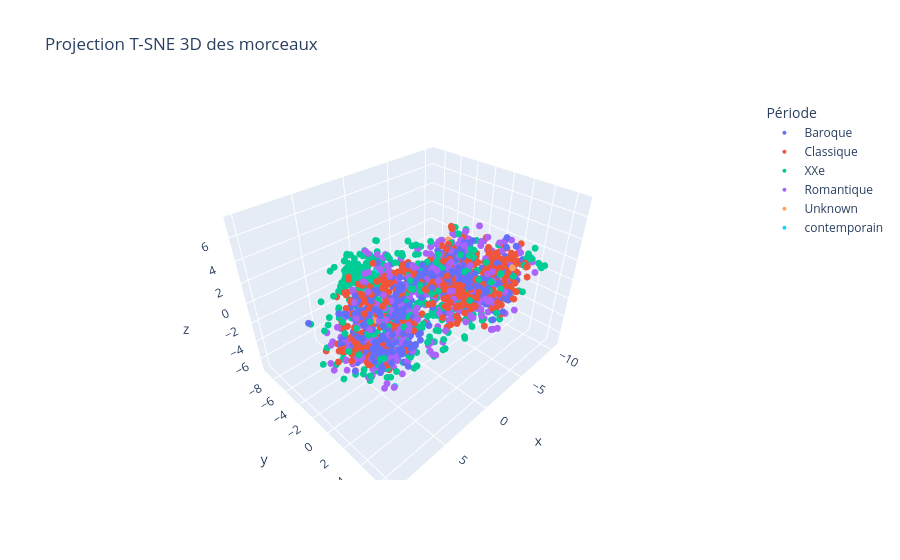

Source (notebook cell):
### Code cell
fig = px.scatter_3d(
    x=X_tsne_3d[:, 0],
    y=X_tsne_3d[:, 1],
    z=X_tsne_3d[:, 2],
    color=periodes,
    labels={'color': 'Période'},
    hover_name=morceaux,
    title="Projection T-SNE 3D des morceaux"
)
fig.update_traces(marker=dict(size=4))
fig.show()

### Figure 1 — Plotly figure (JSON) as saved in the notebook; plotly's stock layout.template omitted (floating-point values rounded to 4 significant figures; data arrays with more than 128 entries replaced by an {"elided": "..."} marker saying what was removed)
{"data": [{"hovertemplate": "<b>%{hovertext}</b><br><br>Période=Baroque<br>x=%{x}<br>y=%{y}<br>z=%{z}<extra></extra>", "hovertext": {"elided": "519 str values"}, "legendgroup": "Baroque", "marker": {"color": "#636efa", "size": 4, "symbol": "circle"}, "mode": "markers", "name": "Baroque", "scene": "scene", "showlegend": true, "type": "scatter3d", "x": {"elided": "519 float values"}, "y": {"elided": "519 float values"}, "z": {"elided": "519 float values"}}, {"hovertemplate": "<b>%{hovertext}</b><br><br>Période=Classique<br>x=%{x}<br>y=%{y}<br>z=%{z}<extra></extra>", "hovertext": {"elided": "555 str values"}, "legendgroup": "Classique", "marker": {"color": "#EF553B", "size": 4, "symbol": "circle"}, "mode": "markers", "name": "Classique", "scene": "scene", "showlegend": true, "type": "scatter3d", "x": {"elided": "555 float values"}, "y": {"elided": "555 float values"}, "z": {"elided": "555 float values"}}, {"hovertemplate": "<b>%{hovertext}</b><br><br>Période=XXe<br>x=%{x}<br>y=%{y}<br>z=%{z}<extra></extra>", "hovertext": {"elided": "506 str values"}, "legendgroup": "XXe", "marker": {"color": "#00cc96", "size": 4, "symbol": "circle"}, "mode": "markers", "name": "XXe", "scene": "scene", "showlegend": true, "type": "scatter3d", "x": {"elided": "506 float values"}, "y": {"elided": "506 float values"}, "z": {"elided": "506 float values"}}, {"hovertemplate": "<b>%{hovertext}</b><br><br>Période=Romantique<br>x=%{x}<br>y=%{y}<br>z=%{z}<extra></extra>", "hovertext": {"elided": "394 str values"}, "legendgroup": "Romantique", "marker": {"color": "#ab63fa", "size": 4, "symbol": "circle"}, "mode": "markers", "name": "Romantique", "scene": "scene", "showlegend": true, "type": "scatter3d", "x": {"elided": "394 float values"}, "y": {"elided": "394 float values"}, "z": {"elided": "394 float values"}}, {"hovertemplate": "<b>%{hovertext}</b><br><br>Période=Unknown<br>x=%{x}<br>y=%{y}<br>z=%{z}<extra></extra>", "hovertext": ["orchestra_romantic/CrossEra-0616_Borodin_symphony_no.3_in_a_minor_moderato_assai.mp3", "orchestra_romantic/CrossEra-0673_Liszt_poems__mazeppa.mp3", "orchestra_romantic/CrossEra-0674_Liszt_poems__prometheus.mp3", "orchestra_romantic/CrossEra-0776_Verdi_Overt_giovanna_darco_sinfonia.mp3", "piano_classical/CrossEra-1016_Cimarosa_Piano_sonata_no._24_in_b-flat_minor_major___andantino.mp3"], "legendgroup": "Unknown", "marker": {"color": "#FFA15A", "size": 4, "symbol": "circle"}, "mode": "markers", "name": "Unknown", "scene": "scene", "showlegend": true, "type": "scatter3d", "x": [-5.023, 1.607, 2.18, -4.683, 0.83], "y": [-1.977, -6.197, -3.835, 4.937, -4.739], "z": [2.701, -4.588, -3.222, 3.101, -4.538]}, {"hovertemplate": "<b>%{hovertext}</b><br><br>Période=contemporain<br>x=%{x}<br>y=%{y}<br>z=%{z}<extra></extra>", "hovertext": ["piano_modern/CrossEra-1215_Boulez_deuxieme_sonate_extremement_rapide__encore_plus_vif.mp3", "piano_modern/CrossEra-1216_Boulez_deuxieme_sonate_lent.mp3", "piano_modern/CrossEra-1217_Boulez_deuxieme_sonate_modere._preque_vif.mp3", "piano_modern/CrossEra-1218_Boulez_deuxieme_sonate_vif__tres_modere...tres_librement.mp3", "piano_modern/CrossEra-1219_Boulez_premiere_sonate_lent__beaucoup_plus_allant.mp3", "piano_modern/CrossEra-1220_Boulez_premiere_sonate_rapide.mp3", "piano_modern/CrossEra-1221_Boulez_troisieme_sonate_commentaire.mp3", "piano_modern/CrossEra-1222_Boulez_troisieme_sonate_constellation__miroire.mp3", "piano_modern/CrossEra-1223_Boulez_troisieme_sonate_glose.mp3", "piano_modern/CrossEra-1224_Boulez_troisieme_sonate_parenthese.mp3", "piano_modern/CrossEra-1225_Boulez_troisieme_sonate_texte.mp3"], "legendgroup": "contemporain", "marker": {"color": "#19d3f3", "size": 4, "symbol": "circle"}, "mode": "markers", "name": "contemporain", "scene": "scene", "showlegend": true, "type": "scatter3d", "x": [0.9354, 0.3852, 1.372, 0.8789, 1.403, 1.221, 0.3633, 0.3706, -2.235, 0.7912, 4.907], "y": [-7.104, -5.178, -6.38, -6.691, -6.965, -6.842, -5.249, -4.953, -5.247, -7.481, 1.574], "z": [-1.385, 0.6452, -1.887, -1.509, -1.389, -1.082, 0.681, 0.9524, -5.821, -1.777, -5.372]}], "layout": {"legend": {"title": {"text": "Période"}, "tracegroupgap": 0}, "scene": {"domain": {"x": [0, 1], "y": [0, 1]}, "xaxis": {"title": {"text": "x"}}, "yaxis": {"title": {"text": "y"}}, "zaxis": {"title": {"text": "z"}}}, "title": {"text": "Projection T-SNE 3D des morceaux"}}}
